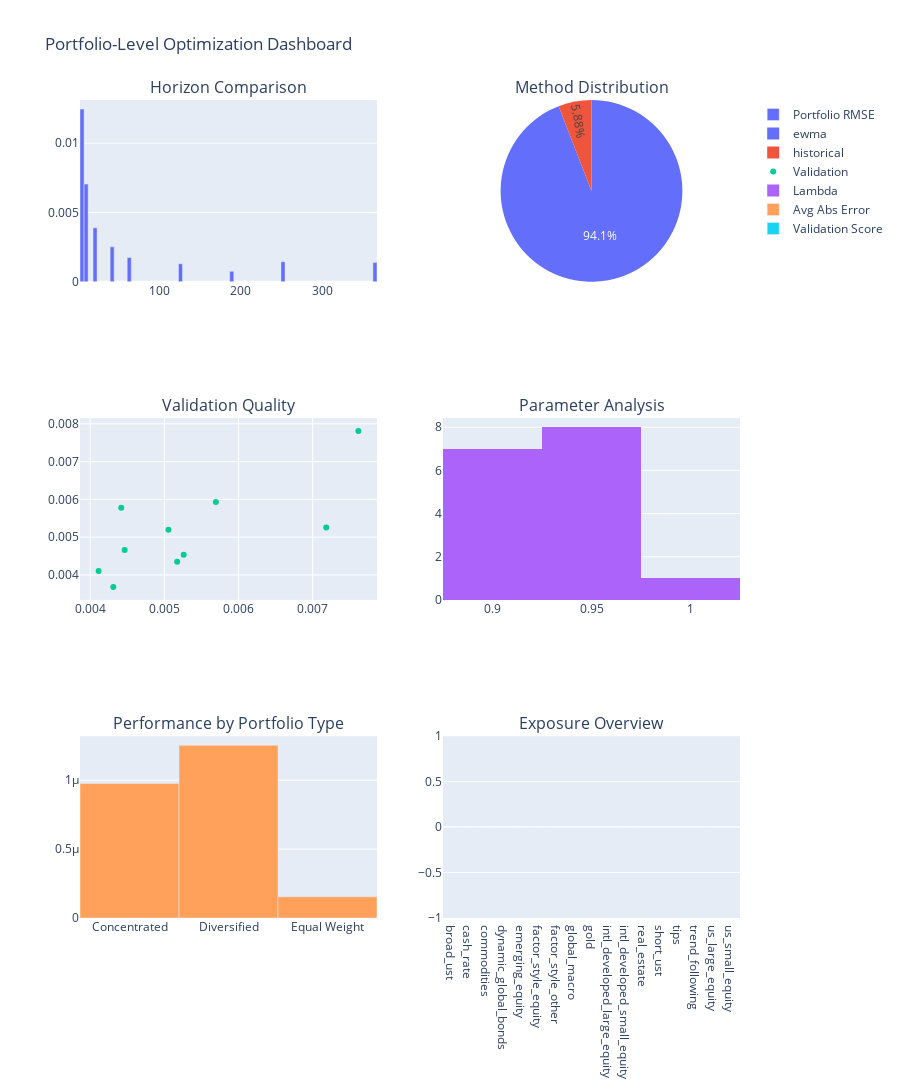
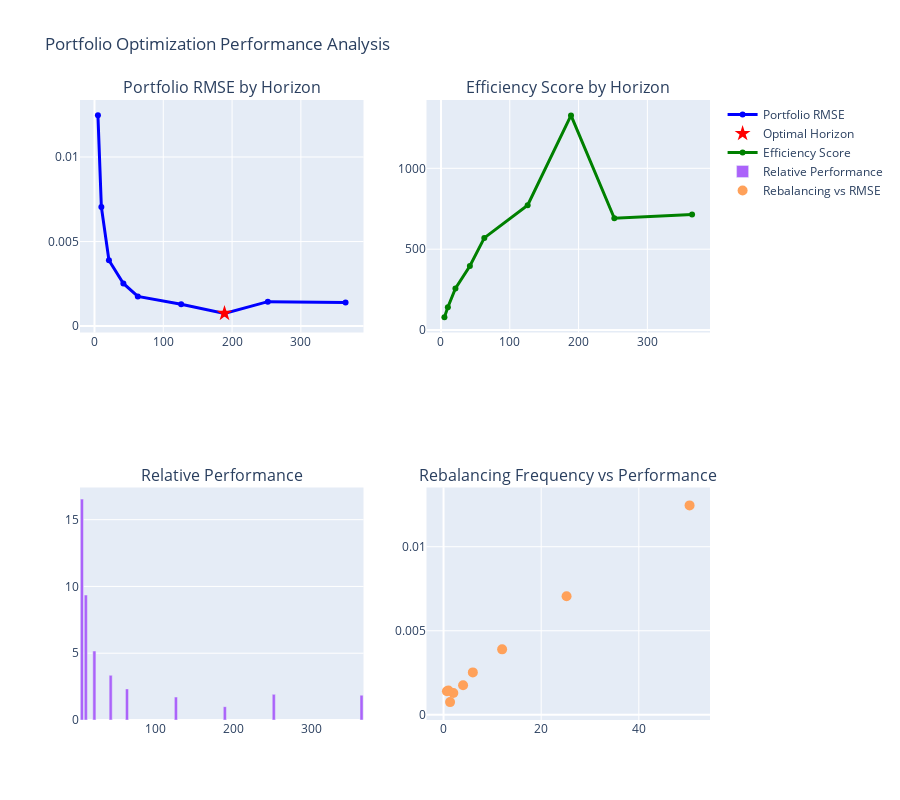
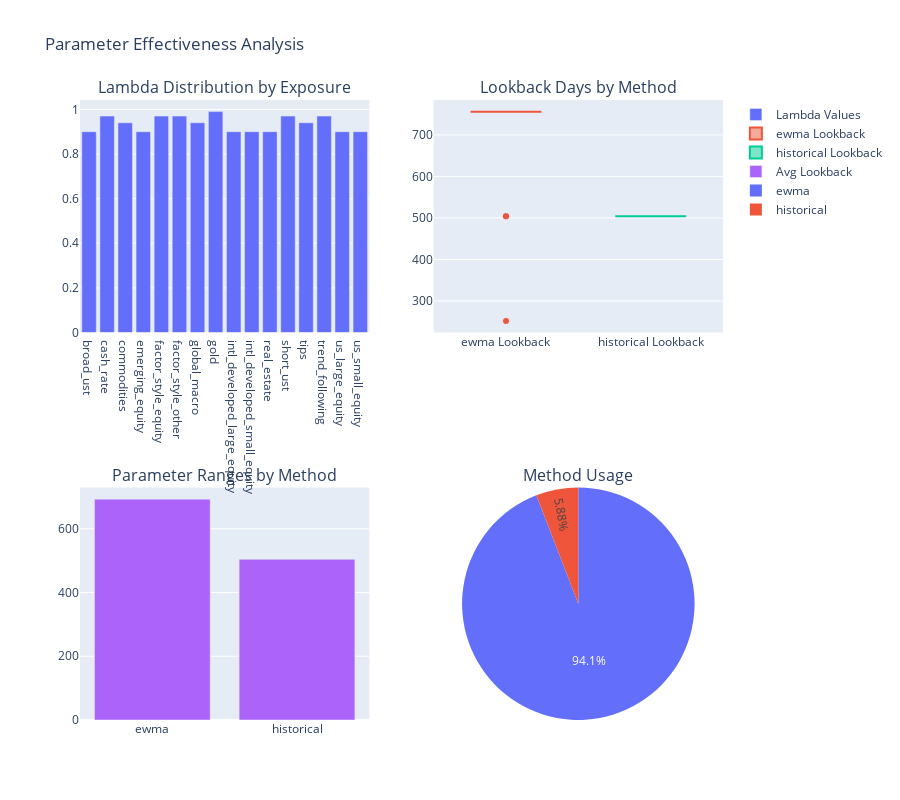

Write notebook code for charts like these, in order.
### Markdown cell above
## 9. Comprehensive Dashboard

Interactive dashboard showing all key metrics and analyses.

### Code cell
# Create comprehensive dashboard
dashboard = visualizer.plot_comprehensive_dashboard(analyzer)
dashboard.show()

# NEW: Additional detailed visualizations
print("\\n" + "="*50)
print("ADDITIONAL DETAILED VISUALIZATIONS")
print("="*50)

# Optimization performance curve
print("\\n📈 Optimization Performance Curve:")
perf_curve = visualizer.plot_optimization_performance_curve(analyzer, interactive=True)
perf_curve.show()

# Parameter effectiveness analysis
print("\\n⚙️ Parameter Effectiveness Analysis:")
param_eff = visualizer.plot_parameter_effectiveness(analyzer, interactive=True)
param_eff.show()

# Detailed exposure analysis
print("\\n🔍 Detailed Exposure Analysis:")
exp_analysis = visualizer.plot_exposure_analysis(analyzer, interactive=True)
exp_analysis.show()

### Figure 1 — Plotly figure (JSON) as saved in the notebook; plotly's stock layout.template omitted (floating-point values rounded to 4 significant figures)
{"data": [{"name": "Portfolio RMSE", "type": "bar", "x": [5, 10, 21, 42, 63, 126, 189, 252, 365], "xaxis": "x", "y": [0.01246, 0.00705, 0.003892, 0.002522, 0.001755, 0.001296, 0.0007535, 0.001446, 0.0014], "yaxis": "y"}, {"domain": {"x": [0.55, 1], "y": [0.7778, 1]}, "labels": ["ewma", "historical"], "name": "Methods", "type": "pie", "values": [16, 1]}, {"mode": "markers", "name": "Validation", "type": "scatter", "x": [0.004465, 0.005056, 0.004312, 0.005261, 0.007184, 0.005173, 0.005695, 0.007617, 0.004419, 0.004114], "xaxis": "x2", "y": [0.004662, 0.005195, 0.003682, 0.004539, 0.005259, 0.004354, 0.005932, 0.007811, 0.005783, 0.004109], "yaxis": "y2"}, {"name": "Lambda", "type": "histogram", "x": [0.9, 0.97, 0.94, 0.9, 0.97, 0.97, 0.94, 0.99, 0.9, 0.9, 0.9, 0.97, 0.94, 0.97, 0.9, 0.9], "xaxis": "x3", "yaxis": "y3"}, {"name": "Avg Abs Error", "type": "bar", "x": ["Concentrated", "Diversified", "Equal Weight"], "xaxis": "x4", "y": [9.758e-07, 1.253e-06, 1.541e-07], "yaxis": "y4"}, {"name": "Validation Score", "type": "bar", "x": ["broad_ust", "cash_rate", "commodities", "dynamic_global_bonds", "emerging_equity", "factor_style_equity", "factor_style_other", "global_macro", "gold", "intl_developed_large_equity", "intl_developed_small_equity", "real_estate", "short_ust", "tips", "trend_following", "us_large_equity", "us_small_equity"], "xaxis": "x5", "y": [0.0, 0.0, 0.0, 0.0, 0.0, 0.0, 0.0, 0.0, 0.0, 0.0, 0.0, 0.0, 0.0, 0.0, 0.0, 0.0, 0.0], "yaxis": "y5"}], "layout": {"annotations": [{"font": {"size": 16}, "showarrow": false, "text": "Horizon Comparison", "x": 0.225, "xanchor": "center", "xref": "paper", "y": 1, "yanchor": "bottom", "yref": "paper"}, {"font": {"size": 16}, "showarrow": false, "text": "Method Distribution", "x": 0.775, "xanchor": "center", "xref": "paper", "y": 1, "yanchor": "bottom", "yref": "paper"}, {"font": {"size": 16}, "showarrow": false, "text": "Validation Quality", "x": 0.225, "xanchor": "center", "xref": "paper", "y": 0.6111, "yanchor": "bottom", "yref": "paper"}, {"font": {"size": 16}, "showarrow": false, "text": "Parameter Analysis", "x": 0.775, "xanchor": "center", "xref": "paper", "y": 0.6111, "yanchor": "bottom", "yref": "paper"}, {"font": {"size": 16}, "showarrow": false, "text": "Performance by Portfolio Type", "x": 0.225, "xanchor": "center", "xref": "paper", "y": 0.2222, "yanchor": "bottom", "yref": "paper"}, {"font": {"size": 16}, "showarrow": false, "text": "Exposure Overview", "x": 0.775, "xanchor": "center", "xref": "paper", "y": 0.2222, "yanchor": "bottom", "yref": "paper"}], "height": 1200, "showlegend": true, "title": {"text": "Portfolio-Level Optimization Dashboard"}, "xaxis": {"anchor": "y", "domain": [0, 0.45]}, "xaxis2": {"anchor": "y2", "domain": [0, 0.45]}, "xaxis3": {"anchor": "y3", "domain": [0.55, 1]}, "xaxis4": {"anchor": "y4", "domain": [0, 0.45]}, "xaxis5": {"anchor": "y5", "domain": [0.55, 1]}, "yaxis": {"anchor": "x", "domain": [0.7778, 1]}, "yaxis2": {"anchor": "x2", "domain": [0.3889, 0.6111]}, "yaxis3": {"anchor": "x3", "domain": [0.3889, 0.6111]}, "yaxis4": {"anchor": "x4", "domain": [0, 0.2222]}, "yaxis5": {"anchor": "x5", "domain": [0, 0.2222]}}}

### Figure 2 — Plotly figure (JSON) as saved in the notebook; plotly's stock layout.template omitted (floating-point values rounded to 4 significant figures)
{"data": [{"line": {"color": "blue", "width": 3}, "mode": "lines+markers", "name": "Portfolio RMSE", "type": "scatter", "x": [5, 10, 21, 42, 63, 126, 189, 252, 365], "xaxis": "x", "y": [0.01246, 0.00705, 0.003892, 0.002522, 0.001755, 0.001296, 0.0007535, 0.001446, 0.0014], "yaxis": "y"}, {"marker": {"color": "red", "size": 12, "symbol": "star"}, "mode": "markers", "name": "Optimal Horizon", "type": "scatter", "x": [189], "xaxis": "x", "y": [0.0007535], "yaxis": "y"}, {"line": {"color": "green", "width": 3}, "mode": "lines+markers", "name": "Efficiency Score", "type": "scatter", "x": [5, 10, 21, 42, 63, 126, 189, 252, 365], "xaxis": "x2", "y": [80.25, 141.8, 256.9, 396.6, 569.8, 771.9, 1327.0, 691.6, 714.4], "yaxis": "y2"}, {"name": "Relative Performance", "type": "bar", "x": [5, 10, 21, 42, 63, 126, 189, 252, 365], "xaxis": "x3", "y": [16.54, 9.356, 5.166, 3.347, 2.329, 1.719, 1.0, 1.919, 1.858], "yaxis": "y3"}, {"marker": {"size": 10}, "mode": "markers", "name": "Rebalancing vs RMSE", "type": "scatter", "x": [50.4, 25.2, 12.0, 6.0, 4.0, 2.0, 1.333, 1.0, 0.6904], "xaxis": "x4", "y": [0.01246, 0.00705, 0.003892, 0.002522, 0.001755, 0.001296, 0.0007535, 0.001446, 0.0014], "yaxis": "y4"}], "layout": {"annotations": [{"font": {"size": 16}, "showarrow": false, "text": "Portfolio RMSE by Horizon", "x": 0.225, "xanchor": "center", "xref": "paper", "y": 1, "yanchor": "bottom", "yref": "paper"}, {"font": {"size": 16}, "showarrow": false, "text": "Efficiency Score by Horizon", "x": 0.775, "xanchor": "center", "xref": "paper", "y": 1, "yanchor": "bottom", "yref": "paper"}, {"font": {"size": 16}, "showarrow": false, "text": "Relative Performance", "x": 0.225, "xanchor": "center", "xref": "paper", "y": 0.375, "yanchor": "bottom", "yref": "paper"}, {"font": {"size": 16}, "showarrow": false, "text": "Rebalancing Frequency vs Performance", "x": 0.775, "xanchor": "center", "xref": "paper", "y": 0.375, "yanchor": "bottom", "yref": "paper"}], "height": 800, "showlegend": true, "title": {"text": "Portfolio Optimization Performance Analysis"}, "xaxis": {"anchor": "y", "domain": [0, 0.45]}, "xaxis2": {"anchor": "y2", "domain": [0.55, 1]}, "xaxis3": {"anchor": "y3", "domain": [0, 0.45]}, "xaxis4": {"anchor": "y4", "domain": [0.55, 1]}, "yaxis": {"anchor": "x", "domain": [0.625, 1]}, "yaxis2": {"anchor": "x2", "domain": [0.625, 1]}, "yaxis3": {"anchor": "x3", "domain": [0, 0.375]}, "yaxis4": {"anchor": "x4", "domain": [0, 0.375]}}}

### Figure 3 — Plotly figure (JSON) as saved in the notebook; plotly's stock layout.template omitted (floating-point values rounded to 4 significant figures)
{"data": [{"name": "Lambda Values", "type": "bar", "x": ["broad_ust", "cash_rate", "commodities", "emerging_equity", "factor_style_equity", "factor_style_other", "global_macro", "gold", "intl_developed_large_equity", "intl_developed_small_equity", "real_estate", "short_ust", "tips", "trend_following", "us_large_equity", "us_small_equity"], "xaxis": "x", "y": [0.9, 0.97, 0.94, 0.9, 0.97, 0.97, 0.94, 0.99, 0.9, 0.9, 0.9, 0.97, 0.94, 0.97, 0.9, 0.9], "yaxis": "y"}, {"name": "ewma Lookback", "type": "box", "xaxis": "x2", "y": [756, 504, 756, 756, 756, 756, 756, 504, 756, 252, 756, 756, 756, 756, 756, 756], "yaxis": "y2"}, {"name": "historical Lookback", "type": "box", "xaxis": "x2", "y": [504], "yaxis": "y2"}, {"name": "Avg Lookback", "type": "bar", "x": ["ewma", "historical"], "xaxis": "x3", "y": [693, 504], "yaxis": "y3"}, {"domain": {"x": [0.55, 1], "y": [0, 0.375]}, "labels": ["ewma", "historical"], "name": "Method Usage", "type": "pie", "values": [16, 1]}], "layout": {"annotations": [{"font": {"size": 16}, "showarrow": false, "text": "Lambda Distribution by Exposure", "x": 0.225, "xanchor": "center", "xref": "paper", "y": 1, "yanchor": "bottom", "yref": "paper"}, {"font": {"size": 16}, "showarrow": false, "text": "Lookback Days by Method", "x": 0.775, "xanchor": "center", "xref": "paper", "y": 1, "yanchor": "bottom", "yref": "paper"}, {"font": {"size": 16}, "showarrow": false, "text": "Parameter Ranges by Method", "x": 0.225, "xanchor": "center", "xref": "paper", "y": 0.375, "yanchor": "bottom", "yref": "paper"}, {"font": {"size": 16}, "showarrow": false, "text": "Method Usage", "x": 0.775, "xanchor": "center", "xref": "paper", "y": 0.375, "yanchor": "bottom", "yref": "paper"}], "height": 800, "showlegend": true, "title": {"text": "Parameter Effectiveness Analysis"}, "xaxis": {"anchor": "y", "domain": [0, 0.45]}, "xaxis2": {"anchor": "y2", "domain": [0.55, 1]}, "xaxis3": {"anchor": "y3", "domain": [0, 0.45]}, "yaxis": {"anchor": "x", "domain": [0.625, 1]}, "yaxis2": {"anchor": "x2", "domain": [0.625, 1]}, "yaxis3": {"anchor": "x3", "domain": [0, 0.375]}}}
